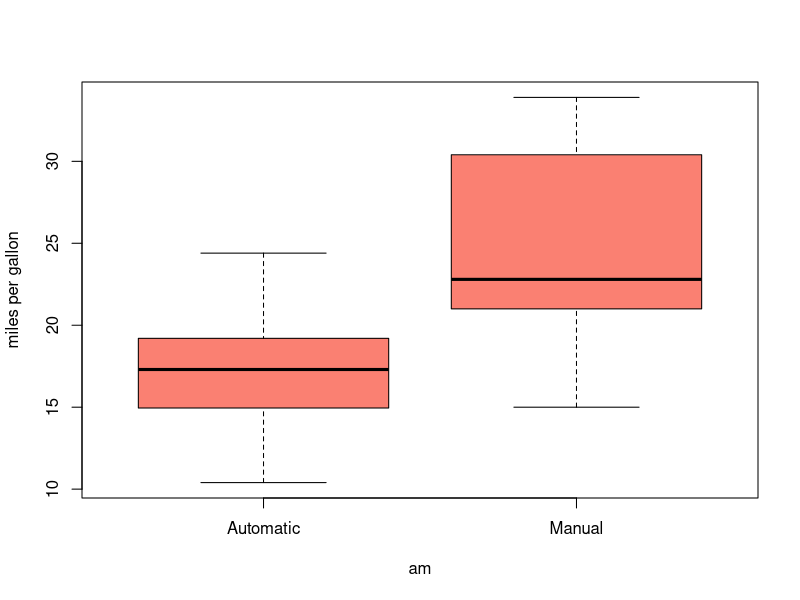
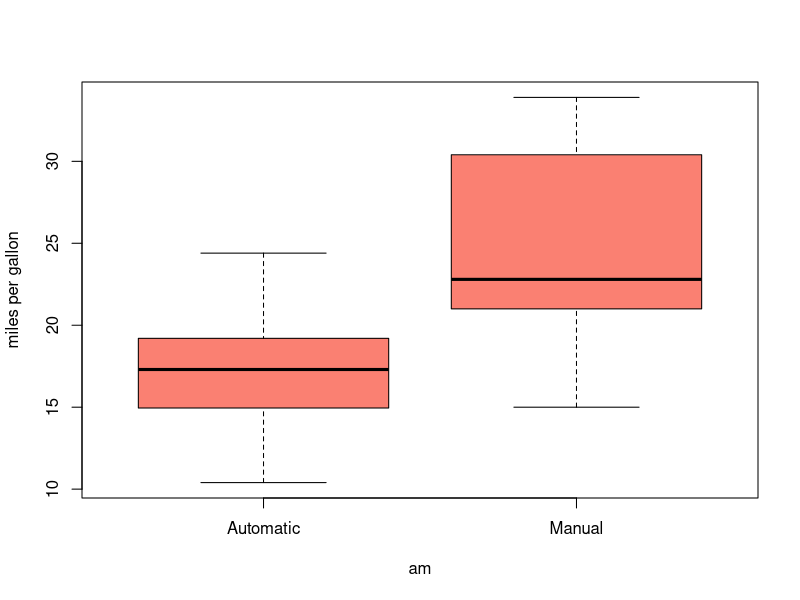
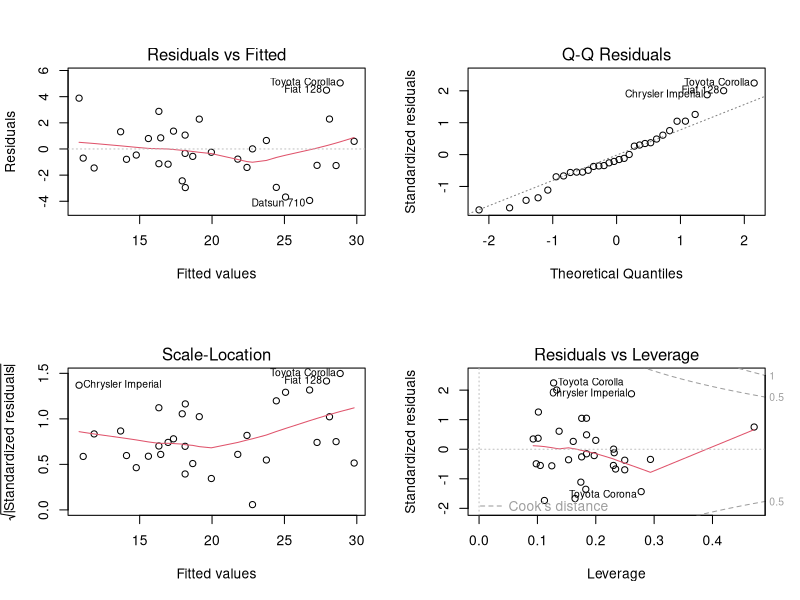

The R script that drew these images, in order:
## ---- chunk 1
data(mtcars)
## ---- chunk 2
summary(mtcars)
mtcars$cyl <- factor(mtcars$cyl)
mtcars$vs <- factor(mtcars$vs)
mtcars$gear <- factor(mtcars$gear)
mtcars$carb <- factor(mtcars$carb)
mtcars$am <- factor(mtcars$am,labels=c('Automatic','Manual'))
## ---- chunk 3
summary(mtcars)
## ---- chunk 4
full.model <- lm(mpg ~ ., data = mtcars)
best.model <- step(full.model, direction = "backward")
#Result shown in the Appendix
summary(best.model)
## ---- chunk 5
t.test(mpg ~ am, data = mtcars)

## 
##  Welch Two Sample t-test
## 
## data:  mpg by am
## t = -3.767, df = 18.33, p-value = 0.001374
## alternative hypothesis: true difference in means is not equal to 0
## 95 percent confidence interval:
##  -11.28  -3.21
## sample estimates:
## mean in group Automatic    mean in group Manual 
##                   17.15                   24.39
#Result shown in the Appendix
## ---- chunk 6
boxplot(mpg ~ am, data = mtcars, col = "salmon", ylab = "miles per gallon")
## ---- chunk 7
summary(mtcars)

##       mpg       cyl         disp             hp             drat     
##  Min.   :10.4   4:11   Min.   : 71.1   Min.   : 52.0   Min.   :2.76  
##  1st Qu.:15.4   6: 7   1st Qu.:120.8   1st Qu.: 96.5   1st Qu.:3.08  
##  Median :19.2   8:14   Median :196.3   Median :123.0   Median :3.69  
##  Mean   :20.1          Mean   :230.7   Mean   :146.7   Mean   :3.60  
##  3rd Qu.:22.8          3rd Qu.:326.0   3rd Qu.:180.0   3rd Qu.:3.92  
##  Max.   :33.9          Max.   :472.0   Max.   :335.0   Max.   :4.93  
##        wt            qsec      vs             am     gear   carb  
##  Min.   :1.51   Min.   :14.5   0:18   Automatic:19   3:15   1: 7  
##  1st Qu.:2.58   1st Qu.:16.9   1:14   Manual   :13   4:12   2:10  
##  Median :3.33   Median :17.7                         5: 5   3: 3  
##  Mean   :3.22   Mean   :17.8                                4:10  
##  3rd Qu.:3.61   3rd Qu.:18.9                                6: 1  
##  Max.   :5.42   Max.   :22.9                                8: 1
## ---- chunk 8
summary(best.model)

## 
## Call:
## lm(formula = mpg ~ cyl + hp + wt + am, data = mtcars)
## 
## Residuals:
##    Min     1Q Median     3Q    Max 
## -3.939 -1.256 -0.401  1.125  5.051 
## 
## Coefficients:
##             Estimate Std. Error t value Pr(>|t|)    
## (Intercept)  33.7083     2.6049   12.94  7.7e-13 ***
## cyl6         -3.0313     1.4073   -2.15   0.0407 *  
## cyl8         -2.1637     2.2843   -0.95   0.3523    
## hp           -0.0321     0.0137   -2.35   0.0269 *  
## wt           -2.4968     0.8856   -2.82   0.0091 ** 
## amManual      1.8092     1.3963    1.30   0.2065    
## ---
## Signif. codes:  0 '***' 0.001 '**' 0.01 '*' 0.05 '.' 0.1 ' ' 1
## 
## Residual standard error: 2.41 on 26 degrees of freedom
## Multiple R-squared:  0.866,  Adjusted R-squared:  0.84 
## F-statistic: 33.6 on 5 and 26 DF,  p-value: 1.51e-10
## ---- chunk 9
boxplot(mpg ~ am, data = mtcars, col = "salmon", ylab = "miles per gallon")
## ---- chunk 10
par(mfrow=c(2, 2))
plot(best.model)
